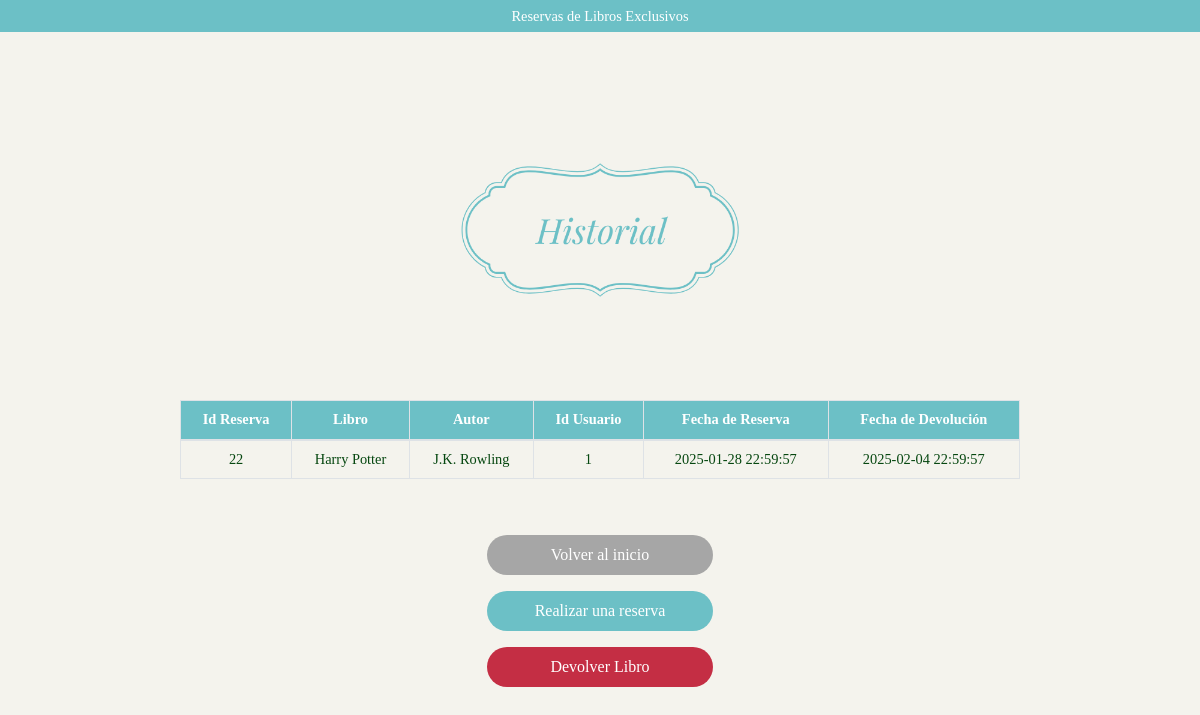
/historial, run on an earlier commit of the app's database.
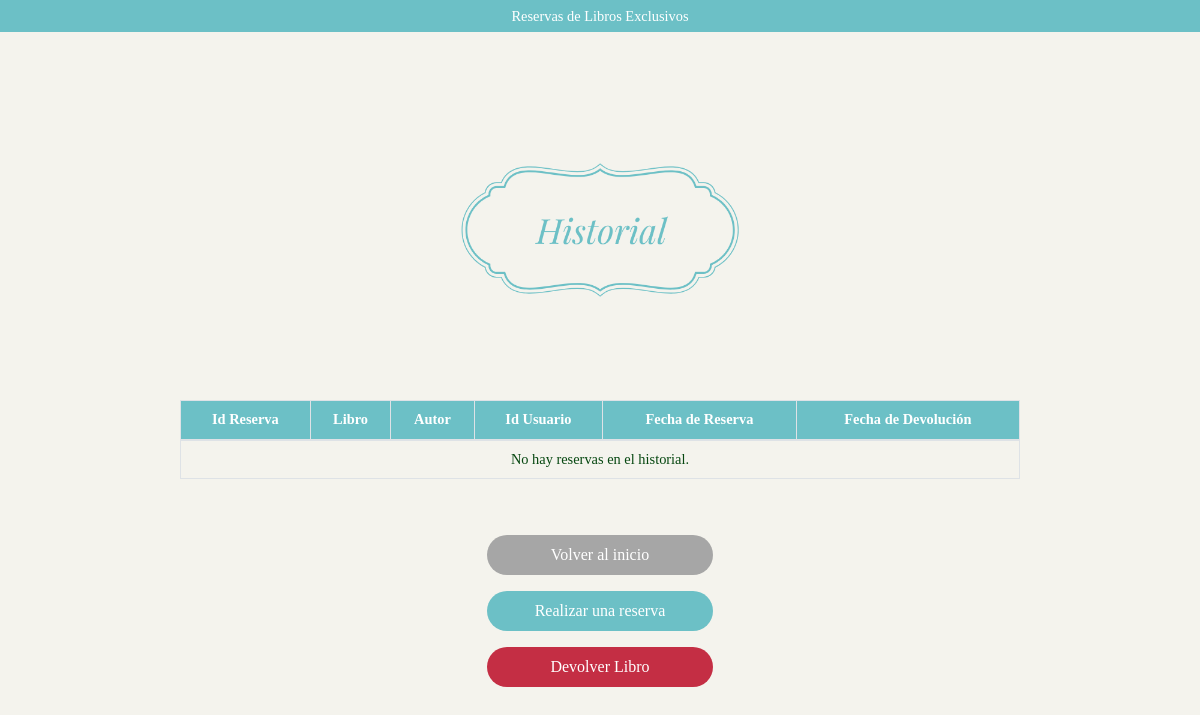
And on a later commit of the database.
### tables this page shows
CREATE TABLE reservas (
    id_reserva INTEGER PRIMARY KEY AUTOINCREMENT,
    id_libro INTEGER NOT NULL,
    id_usuario INTEGER NOT NULL,
    fecha_reserva TEXT NOT NULL,
    fecha_devolucion TEXT NOT NULL,
    FOREIGN KEY (id_libro) REFERENCES biblioteca(id_libro),
    FOREIGN KEY (id_usuario) REFERENCES usuarios(id_usuario)
);

CREATE TABLE biblioteca (
    id_libro INTEGER PRIMARY KEY AUTOINCREMENT,
    nombre TEXT NOT NULL,
    autor TEXT NOT NULL,
    categoria TEXT NOT NULL,
    estado TEXT NOT NULL,
    id_estanteria INTEGER NOT NULL,
    id_estante INTEGER NOT NULL,
    nivel_acceso INTEGER NOT NULL 
);

### app.py (the view)
@app.route("/historial")
def historial():
    historial = reservadao.obtener_historial()
    return render_template("historial.html", historial=historial)

### persistencia/reservadao.py (called while the page is built)
    def obtener_historial(self):
        with sqlite3.connect(self.__db_path) as conn:
            conn.row_factory = sqlite3.Row
            historial = conn.execute('''
                SELECT * FROM reservas
                JOIN biblioteca ON reservas.id_libro = biblioteca.id_libro
                JOIN usuarios ON reservas.id_usuario = usuarios.id_usuario
                ORDER BY reservas.fecha_reserva DESC
            ''').fetchall()
            return historial

### templates/historial.html (shortened to what this page needs)
<!DOCTYPE html>
<html lang="es">
<head>
    <link rel="stylesheet" href="https://maxcdn.bootstrapcdn.com/bootstrap/4.5.2/css/bootstrap.min.css">
</head>
<body style="background-color: #f4f3ed;">
    <div class="w-100 text-center py-1">
        <span>
            Reservas de Libros Exclusivos
        </span>
    </div>
    <div class="text-center mt-5">
        <img src="{{ url_for('static', filename='imagenes/historial.png') }}" class="img-fluid" alt="Biblioteca" width="300">
        <table class="table table-bordered table-hover">
            <thead>
                <tr>
                    <th>Id Reserva</th>
                    <th>Libro</th>
                    <th>Autor</th>
                    <th>Id Usuario</th>
                    <th>Fecha de Reserva</th>
                    <th>Fecha de Devolución</th>
                </tr>
            </thead>
            <tbody>
                {% for reserva in historial %}
                <tr>
                    <td>{{ reserva['id_reserva'] }}</td>
                    <td>{{ reserva['nombre'] }}</td>
                    <td>{{ reserva['autor'] }}</td>
                    <td>{{ reserva['id_usuario'] }}</td>
                    <td>{{ reserva['fecha_reserva'] }}</td>
                    <td>{{ reserva['fecha_devolucion'] }}</td>
                </tr>
                {% else %}
                <tr>
                    <td colspan="6" class="text-center">No hay reservas en el historial.</td>
                </tr>
                {% endfor %}
            </tbody>
        </table>
        <div class="mt-5 d-flex flex-column align-items-center gap-3">
            <a href="{{ url_for('index') }}" class="btn-custom btn-volver">Volver al inicio</a>
            <a href="{{ url_for('reservar') }}" class="btn-custom btn-reservar">Realizar una reserva</a>
            <a href="{{ url_for('devolver') }}" class="btn-custom btn-devolver">Devolver Libro</a>
        </div>
    </div>
</body>
</html>

What changed in the data, as far as the page shows it:
removed reservas: id_reserva "22", nombre "Harry Potter", autor "J.K. Rowling", id_usuario "1", fecha_reserva "2025-01-28 22:59:57", fecha_devolucion "2025-02-04 22:59:57"
Also different on the page:
text now shown: "No hay reservas en el historial."
